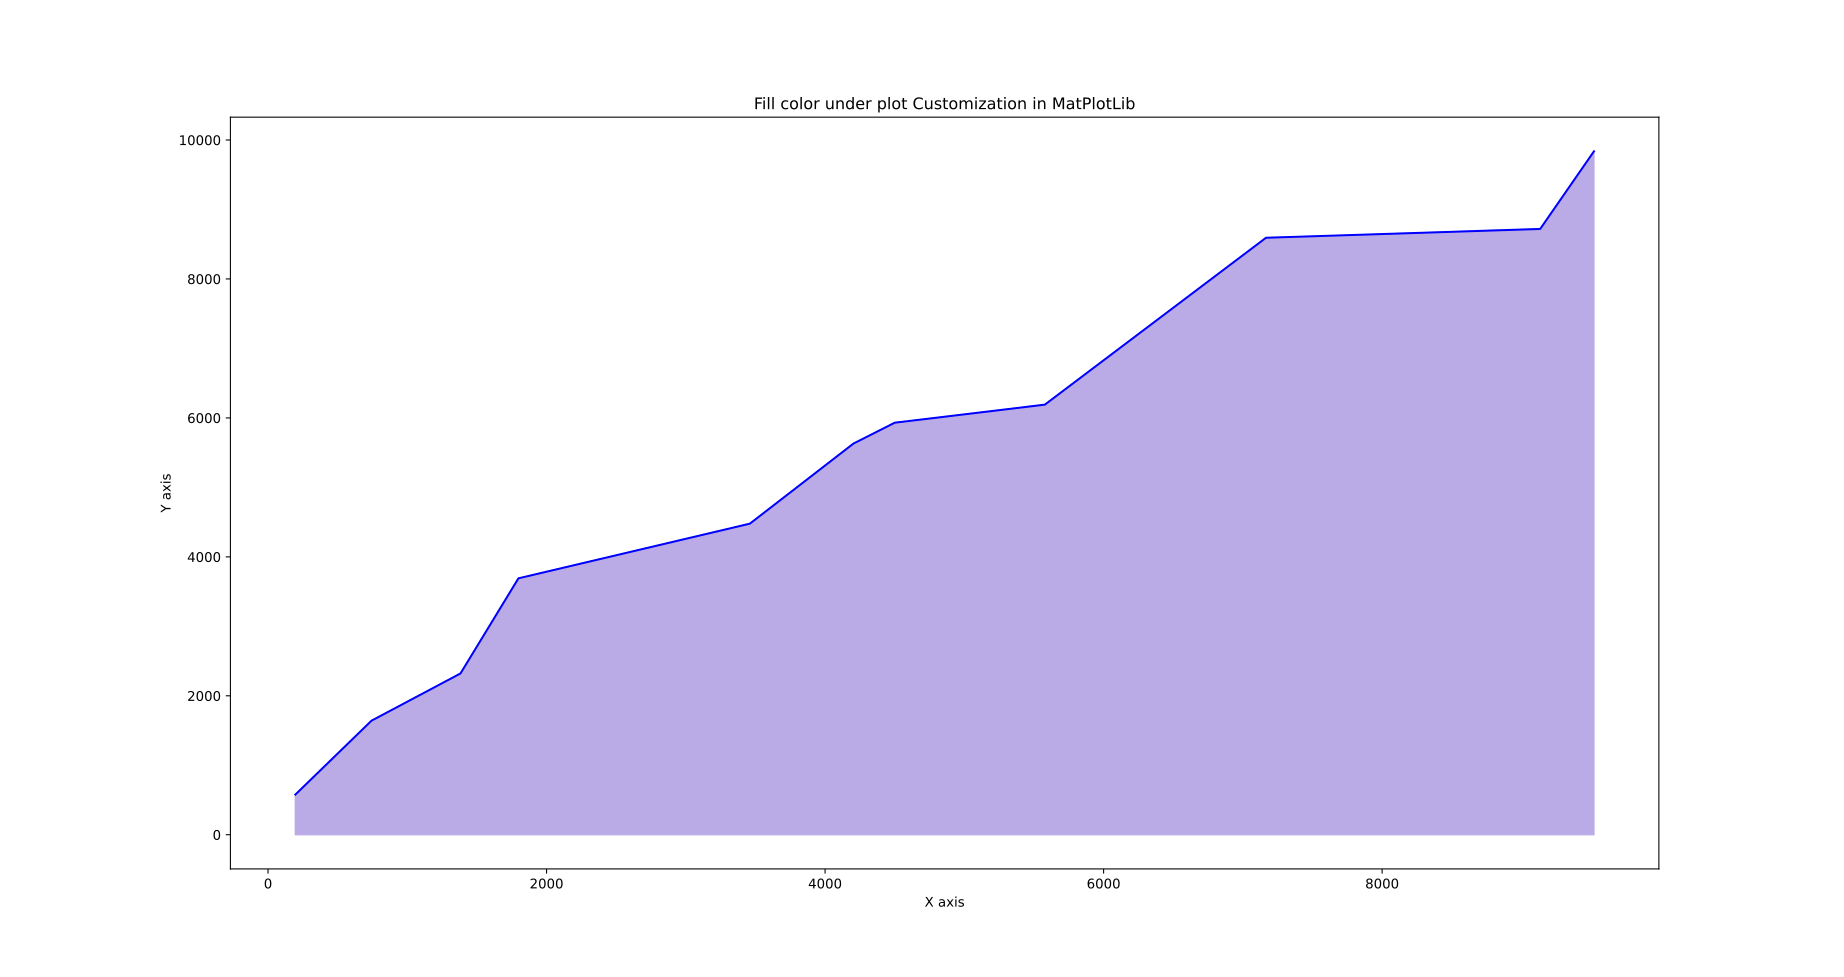

Here is the Python script that generated this plot:
# Date 17-06-2021

import matplotlib.pyplot as plt

x = [743, 5578, 9135,  196, 9521,  4500, 1382, 1798,  4204, 3460, 7166]
y = [4478, 1642, 5931, 9837, 5631, 2322, 3691, 8593, 8720, 6191,  578]


x.sort()
y.sort()


plt.plot(x, y, label='First Plot', color='b')
plt.xlabel('X axis')
plt.ylabel('Y axis')
plt.title('Fill color under plot Customization in MatPlotLib')
# plt.tight_layout()
plt.fill_between(x, y, color='#BAAAE6')
# plt.legend()
plt.show()
